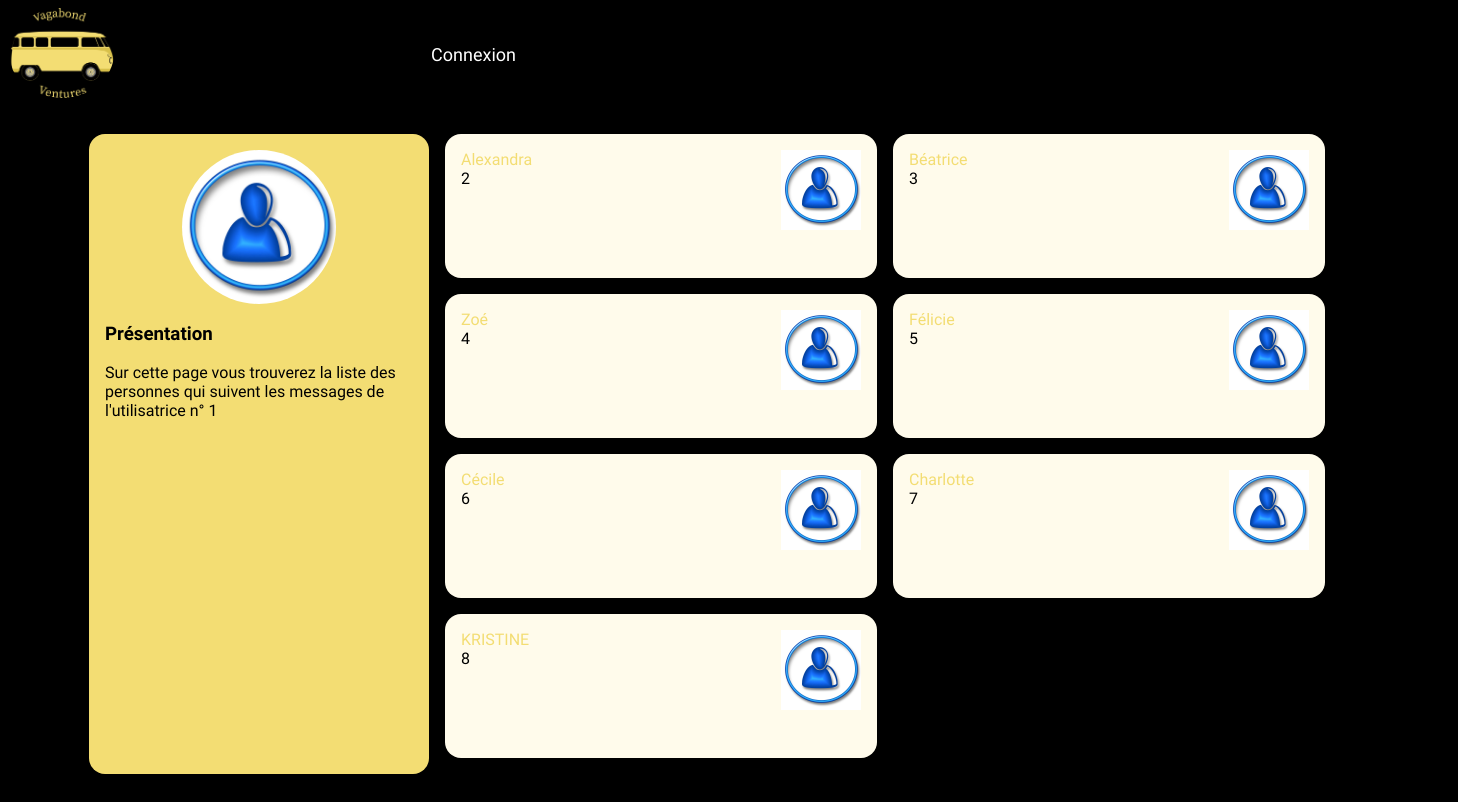
Page /VagabondVentures/followers.php?user_id=1 on the committed database.
### tables this page shows
CREATE TABLE `users` (
  `id` int(10) UNSIGNED NOT NULL,
  `email` varchar(255) NOT NULL,
  `password` varchar(255) NOT NULL,
  `alias` varchar(255) NOT NULL,
  `photo` varchar(255) NOT NULL
);

### VagabondVentures/followers.php (the view, shortened to what this page needs)
<!doctype html>
<html lang="fr">
<head>
    <link rel="stylesheet" href="style.css" />
</head>
<body>
    <?php include './header.php'; ?>
    <div id="wrapper">
        <aside>
            <img src="photo/user.jpg" alt="Portrait de l'utilisatrice" />
            <section>
                <h3>Présentation</h3>
                <p>Sur cette page vous trouverez la liste des personnes qui
                    suivent les messages de l'utilisatrice
                    n° <?php echo intval($_GET['user_id']) ?></p>
            </section>
        </aside>
        <main class='contacts'>
            <?php
            $userId = intval($_GET['user_id']);
            include './config.php';
            $laQuestionEnSql = "
                    SELECT users.*
                    FROM followers
                    LEFT JOIN users ON users.id=followers.following_user_id
                    WHERE followers.followed_user_id='$userId'
                    GROUP BY users.id
                    ";
            $lesInformations = $mysqli->query($laQuestionEnSql);
            while ($user = $lesInformations->fetch_assoc()) {
            ?>
                <article>
                    <img src="photo/user.jpg" alt="blason" />
                    <h3><a href="wall.php?user_id=<?php echo $user['id'] ?>"><?php echo $user['alias'] ?></a> </h3>
                    <p><?php echo $user['id'] ?></p>
                </article>
            <?php } ?>
        </main>
    </div>
</body>
</html>

### VagabondVentures/header.php (shortened to what this page needs)
<!DOCTYPE html>
<html lang="en">
<head>
</head>
<body>
    <header class="header">
        <img src="./photo/vagabondLogo.png" alt="Logo de notre réseau social" class="logo" />
        <nav id="menu">
            <?php if (isset($_SESSION['connected_id'])) { ?>
                <a href="news.php">Actualités</a>
                <a href="wall.php?user_id=<?php echo $_SESSION['connected_id'] ?>">Mur</a>
                <a href="feed.php?user_id=<?php echo $_SESSION['connected_id'] ?>">Flux</a>
                <a href="tags.php?tag_id=1">Mots-clés</a>
        </nav>
        <nav id="user">
            <a href="#">Profil</a>
            <ul>
                <li><a href="settings.php?user_id=<?php echo $_SESSION['connected_id'] ?>">Paramètres</a></li>
                <li><a href="followers.php?user_id=<?php echo $_SESSION['connected_id'] ?>">Mes suiveurs</a></li>
                <li><a href="subscriptions.php?user_id=<?php echo $_SESSION['connected_id'] ?>">Mes abonnements</a></li>
                <li><a href="registration.php?user_id=<?php echo $_SESSION['connected_id'] ?>">Inscription</a></li>
                <li><a href="login.php?user_id=<?php echo $_SESSION['connected_id'] ?>">Connexion</a></li>
                <li><a href="logout.php?user_id=<?php echo $_SESSION['connected_id'] ?>">Deconnexion</a></li>
                <li><a href="usurpedpost.php?user_id=<?php echo $_SESSION['connected_id'] ?>">Apropriation de posts</a></li>
            </ul>
        <?php } else { ?>
            <a href="login.php">Connexion</a>
        <?php
            } ?>
        </nav>
    </header>
</body>
</html>

### VagabondVentures/style.css (style rules this page uses)
body { background-color: black; font-family: 'Frank Ruhl Libre', serif; }
a { text-decoration: none; color:black; }
body>header { background-color: #000000; display:flex; width:80em; margin:0 auto 2em auto; padding:0; border-radius: 1rem; font-family: 'Domine', serif; font-size: large; }
body>header img { height:5em; }
body>header #menu { display:flex; width:50%; align-items: stretch; }
body>header #menu a { flex:1; text-align: center; padding-top:2em; border-radius: 5rem; color:#fff; }
#wrapper { display:flex; width:80em; margin:0 auto 2em auto; }
#wrapper aside { background-color: #f3dd73; flex:1; padding:1em; border-radius: 1em; }
#wrapper aside img { display: block; width:50%; margin:auto; border-radius: 50%; }
#wrapper main { flex:3; padding-left:1em; height: 80vh; }
#wrapper main article { background-color: #FFFBEB; padding:1em; margin-bottom: 1em ; border-radius: 1em; }
#wrapper main article h3 { margin:0; padding:0; font-weight: normal; font-size:1em; }
#wrapper main article p { margin:0; }
.contacts { display:flex; flex-wrap: wrap; align-items:flex-start; align-content: flex-start ; }
.contacts article { width:25em; height:7em; margin-right: 1em; }
.contacts article img { float:right; height: 5em; }
.logo { border-radius: 50%; }
a { color: #f3dd73; }

### rows in the picture
users: alias "Alexandra", id "2"
users: alias "Béatrice", id "3"
users: alias "Zoé", id "4"
users: alias "Félicie", id "5"
users: alias "Cécile", id "6"
users: alias "Charlotte", id "7"
users: alias "KRISTINE", id "8"

### other values in the picture
$_GET['user_id'] "1"
